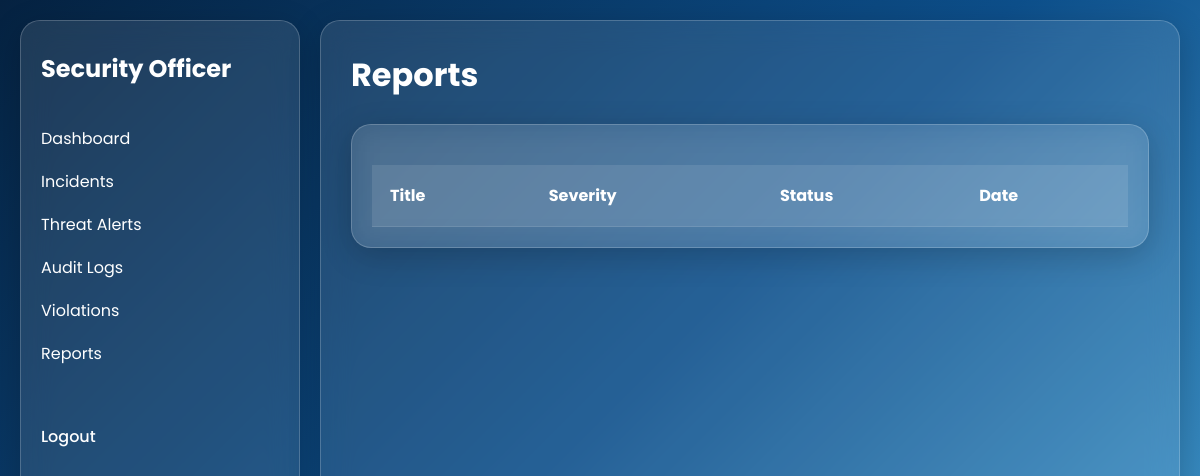
/security/reports.php, run on an earlier commit of the app's database.
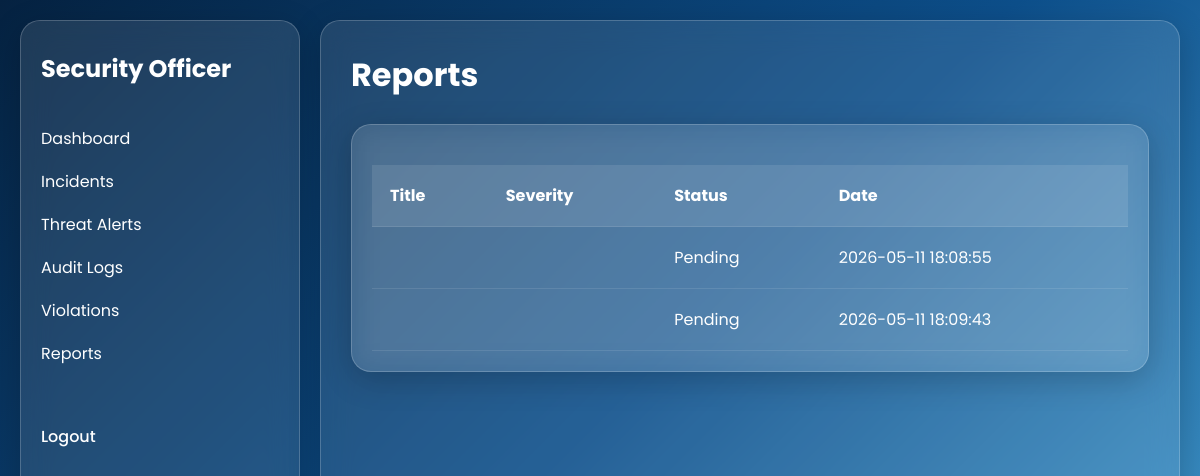
And on a later commit of the database.
### tables this page shows
CREATE TABLE `incident_reports` (
  `id` int(11) NOT NULL,
  `user_id` int(11) DEFAULT NULL,
  `title` varchar(255) DEFAULT NULL,
  `description` text DEFAULT NULL,
  `severity` varchar(50) DEFAULT NULL,
  `status` varchar(50) DEFAULT NULL,
  `proof_image` varchar(255) DEFAULT NULL,
  `date_reported` timestamp NOT NULL DEFAULT current_timestamp()
);

### security/reports.php (the view)
<?php
include(__DIR__ . '/../config/connect.php');
$reports = mysqli_query($conn, "SELECT * FROM incident_reports");
?>
<link rel="stylesheet" href="../css/style.css">
<div class="container dashboard">
    <?php include(__DIR__ . '/../includes/security-sidebar.php'); ?>
    <div class="main-content glass">
        <h1>Reports</h1>
        <div class="glass" style="padding:20px;margin-top:20px;">
            <div class="table-container">
                <table>
                    <tr>
                        <th>Title</th>
                        <th>Severity</th>
                        <th>Status</th>
                        <th>Date</th>
                    </tr>
                    <?php while ($r = mysqli_fetch_assoc($reports)) { ?>
                        <tr>
                            <td><?php echo $r['title']; ?></td>
                            <td><?php echo $r['severity']; ?></td>
                            <td><?php echo $r['status']; ?></td>
                            <td><?php echo $r['date_reported']; ?></td>
                        </tr>
                    <?php } ?>
                </table>
            </div>
        </div>
    </div>

What changed in the data, as far as the page shows it:
added incident_reports: status "Pending", date_reported "2026-05-11 18:08:55"
added incident_reports: status "Pending", date_reported "2026-05-11 18:09:43"
